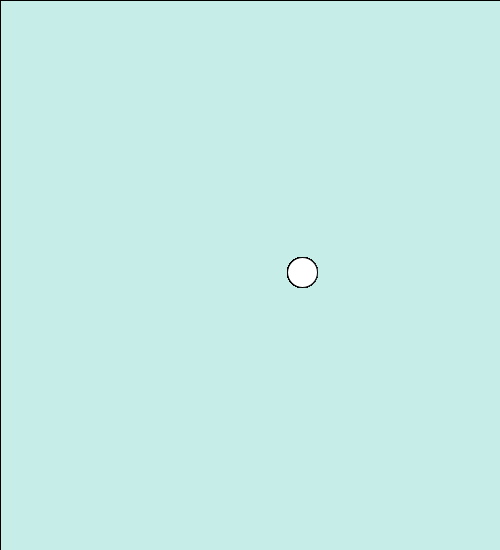
Frame 1 (no input)
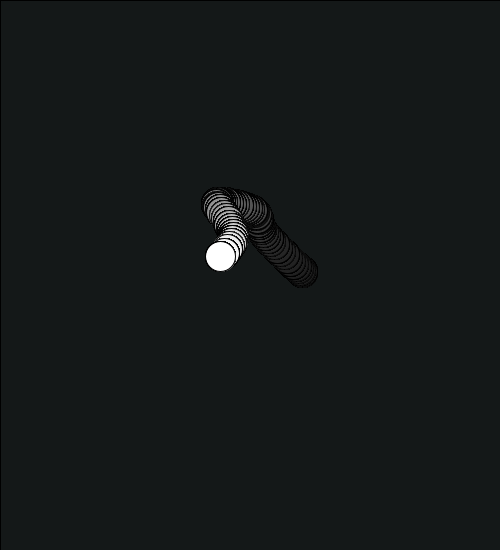
Frame 60 (the mouse pressed at the canvas centre just before this capture)
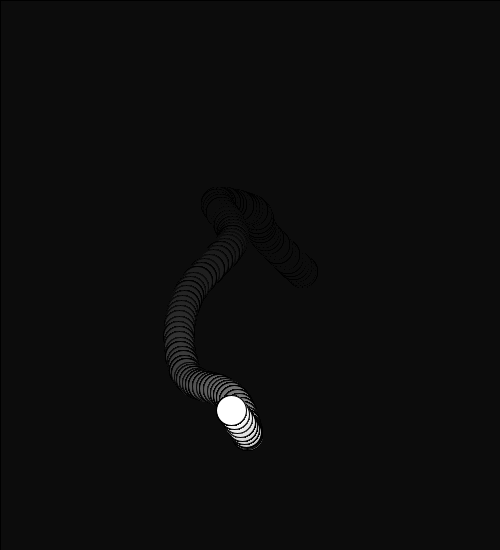
Frame 120 (the mouse held since frame 60 and released just before this capture)

The Processing sketch that drew these frames (run headless with seeded random() and noise(); from frame 60 on, the mouse is pressed at the canvas centre):

// Processing sketch: MagicWorms
// ── MagicWorms.pde
int x = 0;
int y = 0;
void setup() {
  size(500, 550);
background(#CFF7F2);
}
void draw() {
  makeMagical();
  for(int e = 0; e < 300; e++) {
    stroke(#000000);
    fill(#FFFFFF);
  ellipse(getWormX(x), getWormY(y), 30, 30);
  }
}
float frequency = .009;
float noiseInterval = PI;

void makeMagical() {
     fill( 0, 0, 0, 10 );
     rect(0, 0, width, height);
     noStroke();
}

float getWormX(int i) {
     return map(noise(i*noiseInterval + frameCount * frequency), 0, 1, 0, width);
}

float getWormY(int i) {
     return map(noise(i*noiseInterval+1 + frameCount * frequency), 0, 1, 0, height);
}
